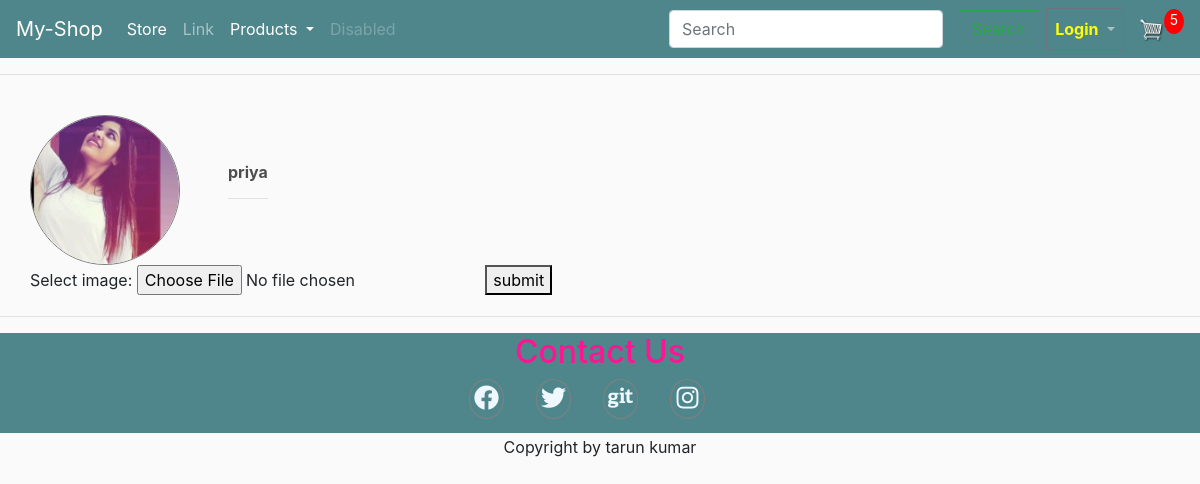
/profile/ (signed in), run on the app's committed database.
### store/models.py (models this page shows, shortened)
class Customer(models.Model):
    user = models.OneToOneField(User, null = True,blank=True, on_delete=models.CASCADE)
    name = models.CharField(null=True, max_length=50)
    email = models.CharField(null=True, max_length=50)
    image = models.ImageField(null=True,blank=True)
    otp = models.CharField( max_length=50,null=True,blank=True)
    mobile = models.CharField(max_length=50,null=True,blank=True)

### store/views.py (the view)
# urls.py: path('profile/', views.profile, name="profile"),
def profile(request):
	if request.user.is_authenticated:
		customer = request.user.customer
		print(customer.mobile)
		order,created = Order.objects.get_or_create(customer=customer,complete=False)
		items = order.orderitem_set.all()
		cartItems = order.get_cart_items
		if request.method == "POST":
			image = request.FILES.get('img')
			print(image)
			customer.image = image
	else:
		items = []
		order = {'get_cart_total':0, 'get_cart_item':0,'shipping':False}
		cartItems = order.get_cart_items
	return render(request,'store/profile.html',{'customer':customer,'cartItems':cartItems})

### store/models.py (called while the page is built)
    @property
    def get_cart_items(self):
        orderitems = self.orderitem_set.all()
        total = sum([item.quantity for item in orderitems])
        return total

### store/templates/store/profile.html (shortened to what this page needs)
{% extends 'store/main.html' %} {% load static %} {% block content %}
<div class="row">
    <div class="">
        {% if customer.image %}
        <div style="display: flex;">
            <img class="user-image" src="{{customer.image.url}}"> {% endif %}
            <div class="m-5">
                <h6><strong>{{customer.name}}</strong></h6>
                <hr>
            </div>
        </div>
        <form action="" method="POST">
            <label for="img">Select image:</label>
            <input type="file" id="img" name="img" accept="image/*"> <button type="submit">submit</button>
        </form>
    </div>
</div>
{% endblock content %}

### static/css/main.css (style rules this page uses)
body { background-color: hsl(0, 0%, 98%); }
h1, h2, h3, h4, h5, h6 { color: hsl(0, 0%, 30%); }

### store/templates/store/profile.html (style rules this page uses)
.user-image { width: 150px; height: 150px; border-radius: 50%; border: 1px solid grey; }

### data on the page
Customer: image (picture), name "priya"

### other printed values
{{ cartItems }} "5"
